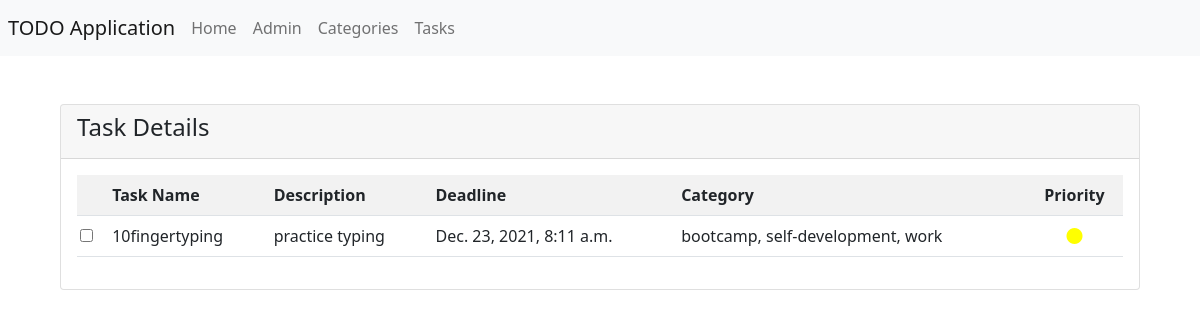
Screenshot of /tasks/14/ with the database file from the repository.
### todo/models.py (models this page shows, shortened)
class Task(models.Model):
    PRIORITY_CHOICES = [(3,"Low"), (2,"Medium"), (1,"High")]
    categories = models.ManyToManyField(Category,)
    title = models.CharField(max_length=30)
    description = models.TextField()
    priority = models.IntegerField(choices=PRIORITY_CHOICES)
    schedule = models.DateTimeField()
    time_created = models.DateTimeField(auto_now_add=True)

class Category(models.Model):
    name = models.CharField(max_length=30)
    description = models.CharField(max_length=100)
    def __str__(self) -> str:
        return self.name
    class Meta():
        verbose_name_plural = "Categories"

### todo/views.py (the view)
# urls.py: path('tasks/<int:pk>/', TaskDetailView.as_view(), name='task_detail'),
class TaskDetailView(DetailView):
    model = Task

### templates/todo/task_detail.html (shortened to what this page needs)
{% extends 'base.html' %}
{% block navbar %}
    <li class="nav-item">
        <a class="nav-link" href={% url 'index' %}>Home</a>
    </li>
    <li class="nav-item">
        <a class="nav-link" href={% url 'admin:index' %}>Admin</a>
    </li>
    <li class="nav-item">
        <a class="nav-link" href={% url 'categories' %}>Categories</a>
    </li>
    <li class="nav-item">
        <a class="nav-link" href={% url 'tasks' %}>Tasks</a>
    </li>
{% endblock navbar %}
{% block content %}
<div class="container">
    <div class="col-md-12 col-12 col-sm-12">
        <div class="card">
            <div class="card-header">
                <h4>Task Details</h4>
            </div>
            <div class="card-body">
                <div class="table-responsive">
                    <table class="table table-striped">
                        <tbody>
                            <tr>
                                <th class="text-center">
                                </th>
                                <th>Task Name</th>
                                <th>Description</th>
                                <th>Deadline</th>
                                <th>Category</th>
                                <th class="text-center">Priority</th>
                            </tr>
                            <tr>
                                <td class="p-0 text-center align-middle">
                                    <div class="custom-checkbox custom-control">
                                        <input type="checkbox" data-checkboxes="mygroup" class="custom-control-input" id="checkbox-1" wtx-context="238690F1-7C91-4A49-80DB-2B4BCDD828DE">
                                        <label for="checkbox-1" class="custom-control-label">&nbsp;</label>
                                    </div>
                                </td>
                                <td>{{task.title}}</td>
                                <td>{{task.description}}</td>
                                <td>{{task.schedule}}</td>
                                <td class="align-middle">{{task.categories.all|join:", "}}</td>
                                <td class="text-center align-middle">
                                    {% if task.priority != 1 %}
                                        {% if task.priority == 2 %}
                                            <span style="color: Orange;">
                                                <i class="fas fa-circle"></i>
                                            </span>
                                        {% else %}
                                            <span style=" color: Yellow;">
                                                <i class="fas fa-circle"></i>
                                            </span>
                                        {% endif %}
                                    {% else %}
                                        <span style="color: Red;">
                                            <i class="fas fa-circle"></i>
                                        </span>
                                    {% endif %}
                                </td>
                        </tbody>
                    </table>
                </div>
            </div>
        </div>
    </div>
</div>
{% endblock content %}

### rows the page displays
Task: title "10fingertyping", description "practice typing", schedule "Dec. 23, 2021, 8:11 a.m.", categories.all "bootcamp, self-development, work"
